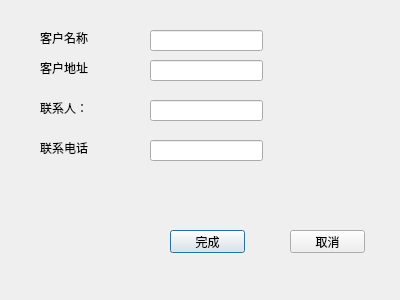
<?xml version="1.0" encoding="UTF-8"?>
<ui version="4.0">
 <class>ClientEditDlg</class>
 <widget class="QDialog" name="ClientEditDlg">
  <property name="geometry">
   <rect>
    <x>0</x>
    <y>0</y>
    <width>400</width>
    <height>300</height>
   </rect>
  </property>
  <property name="windowTitle">
   <string>Dialog</string>
  </property>
  <widget class="QLineEdit" name="clientNameEdit">
   <property name="geometry">
    <rect>
     <x>150</x>
     <y>30</y>
     <width>113</width>
     <height>21</height>
    </rect>
   </property>
  </widget>
  <widget class="QLabel" name="label">
   <property name="geometry">
    <rect>
     <x>40</x>
     <y>30</y>
     <width>53</width>
     <height>15</height>
    </rect>
   </property>
   <property name="text">
    <string>客户名称：</string>
   </property>
  </widget>
  <widget class="QLineEdit" name="clientAddrEdit">
   <property name="geometry">
    <rect>
     <x>150</x>
     <y>60</y>
     <width>113</width>
     <height>21</height>
    </rect>
   </property>
  </widget>
  <widget class="QLabel" name="label_2">
   <property name="geometry">
    <rect>
     <x>40</x>
     <y>60</y>
     <width>53</width>
     <height>15</height>
    </rect>
   </property>
   <property name="text">
    <string>客户地址：</string>
   </property>
  </widget>
  <widget class="QLineEdit" name="contactEdit">
   <property name="geometry">
    <rect>
     <x>150</x>
     <y>100</y>
     <width>113</width>
     <height>21</height>
    </rect>
   </property>
  </widget>
  <widget class="QLabel" name="label_3">
   <property name="geometry">
    <rect>
     <x>40</x>
     <y>100</y>
     <width>53</width>
     <height>15</height>
    </rect>
   </property>
   <property name="text">
    <string>联系人：</string>
   </property>
  </widget>
  <widget class="QLineEdit" name="phoneEdit">
   <property name="geometry">
    <rect>
     <x>150</x>
     <y>140</y>
     <width>113</width>
     <height>21</height>
    </rect>
   </property>
  </widget>
  <widget class="QLabel" name="label_4">
   <property name="geometry">
    <rect>
     <x>40</x>
     <y>140</y>
     <width>53</width>
     <height>15</height>
    </rect>
   </property>
   <property name="text">
    <string>联系电话：</string>
   </property>
  </widget>
  <widget class="QPushButton" name="okBtn">
   <property name="geometry">
    <rect>
     <x>170</x>
     <y>230</y>
     <width>75</width>
     <height>23</height>
    </rect>
   </property>
   <property name="text">
    <string>完成</string>
   </property>
  </widget>
  <widget class="QPushButton" name="cancelBtn">
   <property name="geometry">
    <rect>
     <x>290</x>
     <y>230</y>
     <width>75</width>
     <height>23</height>
    </rect>
   </property>
   <property name="text">
    <string>取消</string>
   </property>
  </widget>
 </widget>
 <resources/>
 <connections/>
</ui>
